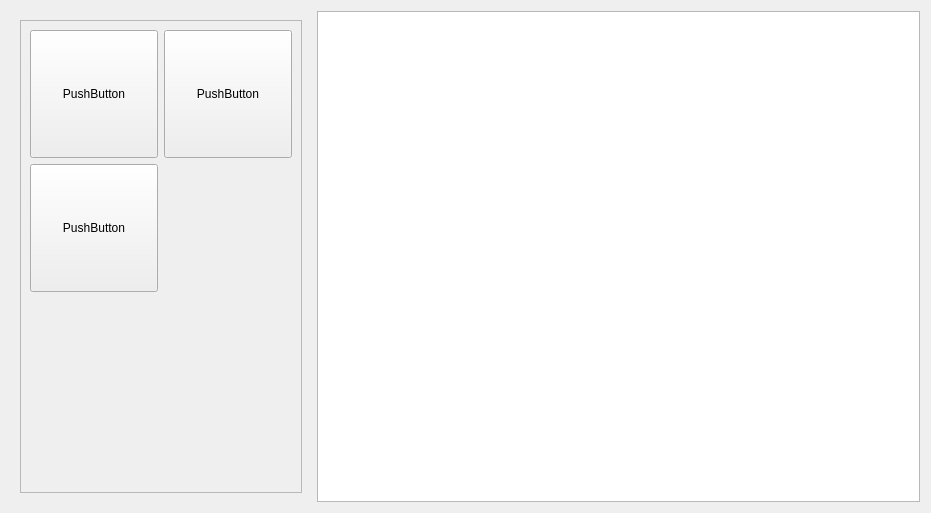
<?xml version="1.0" encoding="UTF-8"?>
<ui version="4.0">
 <class>Form</class>
 <widget class="QWidget" name="Form">
  <property name="geometry">
   <rect>
    <x>0</x>
    <y>0</y>
    <width>931</width>
    <height>513</height>
   </rect>
  </property>
  <property name="windowTitle">
   <string>Form</string>
  </property>
  <layout class="QHBoxLayout" name="horizontalLayout">
   <item>
    <widget class="QWidget" name="widget" native="true">
     <layout class="QVBoxLayout" name="verticalLayout">
      <item>
       <widget class="QScrollArea" name="scrollArea">
        <property name="sizePolicy">
         <sizepolicy hsizetype="Preferred" vsizetype="Expanding">
          <horstretch>0</horstretch>
          <verstretch>0</verstretch>
         </sizepolicy>
        </property>
        <property name="widgetResizable">
         <bool>true</bool>
        </property>
        <widget class="QWidget" name="scrollAreaWidgetContents">
         <property name="geometry">
          <rect>
           <x>0</x>
           <y>0</y>
           <width>280</width>
           <height>475</height>
          </rect>
         </property>
         <layout class="QGridLayout" name="gridLayout">
          <item row="0" column="1">
           <widget class="QPushButton" name="pushButton_2">
            <property name="sizePolicy">
             <sizepolicy hsizetype="Fixed" vsizetype="Fixed">
              <horstretch>0</horstretch>
              <verstretch>0</verstretch>
             </sizepolicy>
            </property>
            <property name="minimumSize">
             <size>
              <width>128</width>
              <height>128</height>
             </size>
            </property>
            <property name="text">
             <string>PushButton</string>
            </property>
           </widget>
          </item>
          <item row="1" column="0">
           <widget class="QPushButton" name="pushButton_3">
            <property name="sizePolicy">
             <sizepolicy hsizetype="Fixed" vsizetype="Fixed">
              <horstretch>0</horstretch>
              <verstretch>0</verstretch>
             </sizepolicy>
            </property>
            <property name="minimumSize">
             <size>
              <width>128</width>
              <height>128</height>
             </size>
            </property>
            <property name="maximumSize">
             <size>
              <width>128</width>
              <height>128</height>
             </size>
            </property>
            <property name="text">
             <string>PushButton</string>
            </property>
           </widget>
          </item>
          <item row="0" column="0">
           <widget class="QPushButton" name="pushButton">
            <property name="sizePolicy">
             <sizepolicy hsizetype="Fixed" vsizetype="Fixed">
              <horstretch>0</horstretch>
              <verstretch>0</verstretch>
             </sizepolicy>
            </property>
            <property name="minimumSize">
             <size>
              <width>128</width>
              <height>128</height>
             </size>
            </property>
            <property name="text">
             <string>PushButton</string>
            </property>
           </widget>
          </item>
          <item row="2" column="0">
           <spacer name="verticalSpacer">
            <property name="orientation">
             <enum>Qt::Vertical</enum>
            </property>
            <property name="sizeHint" stdset="0">
             <size>
              <width>20</width>
              <height>40</height>
             </size>
            </property>
           </spacer>
          </item>
         </layout>
        </widget>
       </widget>
      </item>
     </layout>
    </widget>
   </item>
   <item>
    <widget class="QGraphicsView" name="graphicsView"/>
   </item>
  </layout>
 </widget>
 <resources/>
 <connections/>
</ui>
